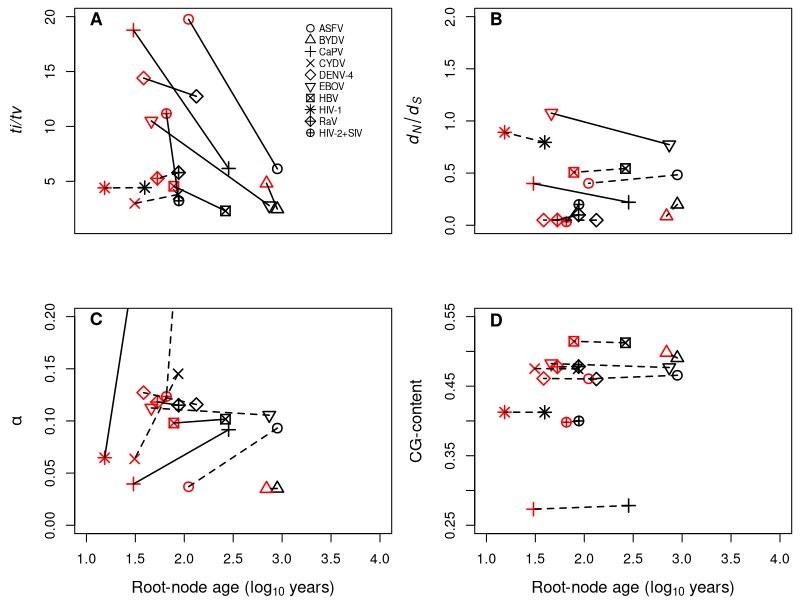

Reproduce this figure in R.
raw_dat <- read.table('restuls_test.txt', as.is = T)

# Plot titv:

comp_dat <- raw_dat[grep('COMPLETE', raw_dat$V1), c(1, 2, 12, 5, 6, 13, 14, 15, 16)]
comp_dat$V1 <- gsub('COMPLETE', '', comp_dat$V1)
names_data <- gsub('[.]fasta', '', raw_dat$V1[-grep('COMPLETE|boot', raw_dat$V1)])

pruned_dat <- raw_dat[-(grep('boot|COMPLETE', raw_dat$V1)), c(1, 2, 12, 5, 6, 13, 14, 15, 16)]

combine_dat <- merge(x = comp_dat, y = pruned_dat, by.x = 1, by.y = 1)

gccont <- cbind(cg.x = ((combine_dat$V14.x + combine_dat$V15.x) / (combine_dat$V13.x + combine_dat$V16.x + combine_dat$V14.x + combine_dat$V15.x)), cg.y = ((combine_dat$V14.y + combine_dat$V15.y) / (combine_dat$V13.y + combine_dat$V16.y + combine_dat$V14.y + combine_dat$V15.y)))

combine_dat <- cbind(combine_dat, gccont)

# TITV
pdf('Fig1.pdf', useDingbats = F, paper = 'a4')
par(mfrow = c(2, 2))
par(mar = c(4, 4.5, 0.5, 0.5))
plot(log10(combine_dat$V12.x), combine_dat$V2.x, pch = 1:10, col = 'black', ylim = c(1, 20), xlim = c(1, 4), lwd = 1.5  , ylab = expression(italic('ti/tv')) , xlab = '', xaxt = 'n', cex.lab = 1.2, cex = 1.5)#, xlab = expression(paste('Root-node age (', log[10], ' years)')))
points(log10(combine_dat$V12.y), combine_dat$V2.y, pch = 1:10, col = 'red', lwd = 1.5, cex = 1.5)
legend(x = 3.2, y = 20, legend = c('ASFV', 'BYDV', 'CaPV', 'CYDV', 'DENV-4', 'EBOV', 'HBV', 'HIV-1', 'RaV', 'HIV-2+SIV' ), bty = 'n', cex = 0.7, pch = 1:10, pt.cex = 1.2)
text(x = 1.1, y = 19.8, labels = expression(bold('A')), cex = 1.3)

#legend(x = 2.8, y = 20, legend = gsub('[.]fasta', '', combine_dat$V1), bty = 'n', cex = 0.7, pch = 1:10)

l_sig_titv <- c(1, 2)[grepl('CYDV|HIV_|rab', combine_dat$V1) + 1]

for(i in 1:nrow(combine_dat)){
lines(x = c(log10(combine_dat$V12.x[i]), log10(combine_dat$V12.y[i])), y = c(combine_dat$V2.x[i], combine_dat$V2.y[i]), lwd = 1.5, lty = l_sig_titv[i])
}

# dnds
plot(log10(combine_dat$V12.x), combine_dat$V5.x, pch = 1:10, col = 'black', ylim = c(0, 2), xlim = c(1, 4), lwd = 1.5, ylab = expression(italic(d[N]/d[S])) , xlab = '', xaxt = 'n', cex.lab = 1.2,cex = 1.5)#, xlab = expression(paste('Root-node age (', log[10], ' years)')))
points(log10(combine_dat$V12.y), combine_dat$V5.y, pch = 1:10, col = 'red', lwd = 1.5 , cex = 1.5)
text(x = 1.1, y = 1.98, labels = expression(bold('B')), cex = 1.3)

l_sig_dnds <- c(1, 2)[grepl('ASFV|BYDV|CYDV|dv4|HBV|HIV_', combine_dat$V1) + 1]
for(i in 1:nrow(combine_dat)){
lines(x = c(log10(combine_dat$V12.x[i]), log10(combine_dat$V12.y[i])), y = c(combine_dat$V5.x[i], combine_dat$V5.y[i]), lwd = 1.5, lty = l_sig_dnds[i])
}

# alpha
plot(log10(combine_dat$V12.x), combine_dat$V6.x, pch = 1:10, col = 'black', ylim = c(0, 0.2), xlim = c(1, 4), lwd = 1.5, ylab = expression(italic(alpha)), xlab = expression(paste('Root-node age (', log[10], ' years)')) , cex.lab = 1.2, cex = 1.5)
points(log10(combine_dat$V12.y), combine_dat$V6.y, pch = 1:10, col = 'red', lwd = 1.5, cex = 1.5)
text(x = 1.1, y = 0.198, labels = expression(bold('C')), cex = 1.3)

l_sig_a <- c(1, 2)[grepl('ASFV|BYDV|CYDV|dv4|HIV2|ebov', combine_dat$V1) + 1]
for(i in 1:nrow(combine_dat)){
lines(x = c(log10(combine_dat$V12.x[i]), log10(combine_dat$V12.y[i])), y = c(combine_dat$V6.x[i], combine_dat$V6.y[i]), lwd = 1.5, lty = l_sig_a[i])
}

# GC cont
#l_sig_cg <- c(1, 2)[grepl('ASFV|BYDV|Capox|CYDV|dv4|HIV_|HIV2', combine_dat$V1) + 1]

plot(log10(combine_dat$V12.x), combine_dat$cg.x, pch = 1:10, col =  'black', ylim = c(0.25, 0.55), xlim = c(1, 4), lwd = 1.5, ylab = 'CG-content', xlab = expression(paste('Root-node age (', log[10], ' years)')), , cex.lab = 1.2, cex = 1.5)
points(log10(combine_dat$V12.y), combine_dat$cg.y, pch = 1:10, col = 'red', lwd = 1.5, cex = 1.5)
text(x = 1.1, y = 0.545, labels = expression(bold('D')), cex = 1.3)


for(i in 1:nrow(combine_dat)){
lines(x = c(log10(combine_dat$V12.x[i]), log10(combine_dat$V12.y[i])), y = c(combine_dat$cg.x[i], combine_dat$cg.y[i]), lwd = 1.5, lty = 2)
}

dev.off()







if(F){
# TITV
par(mfrow = c(2, 1))
plot((combine_dat$V12.x), combine_dat$V2.x, pch = 1:10, col = 'black', ylim = c(1, 25), xlim = c(1, 1000))
points((combine_dat$V12.y), combine_dat$V2.y, pch = 1:10, col = 'red')

for(i in 1:nrow(combine_dat)){
lines(x = c((combine_dat$V12.x[i]), (combine_dat$V12.y[i])), y = c(combine_dat$V2.x[i], combine_dat$V2.y[i]))
}

# dnds
plot((combine_dat$V12.x), combine_dat$V5.x, pch = 1:10, col = 'black', ylim = c(0, 5), xlim = c(1, 1000))
points((combine_dat$V12.y), combine_dat$V5.y, pch = 1:10, col = 'red')

for(i in 1:nrow(combine_dat)){
lines(x = c((combine_dat$V12.x[i]), (combine_dat$V12.y[i])), y = c(combine_dat$V5.x[i], combine_dat$V5.y[i]))
}
}

# Write the complete data
sup_t_2 <- combine_dat[, c(1, 2, 3, 4, 5, 18, 10, 11, 12, 13, 19)]
colnames(sup_t_2) <- c('data_set_name', 'titv_comp', 'root_age_comp', 'dnds_comp', 'alpha_comp', 'cg_comp', 'titv_subsamp', 'root_age_subsamp', 'dnds_subsamp', 'alpha_subsamp', 'cg_subsamp')

sup_t_2$data_set_name <- gsub('[.]fasta', '', sup_t_2$data_set_name)



write.table(sup_t_2, file = 'supp_table_1.txt', row.names = F, sep = '\t')
